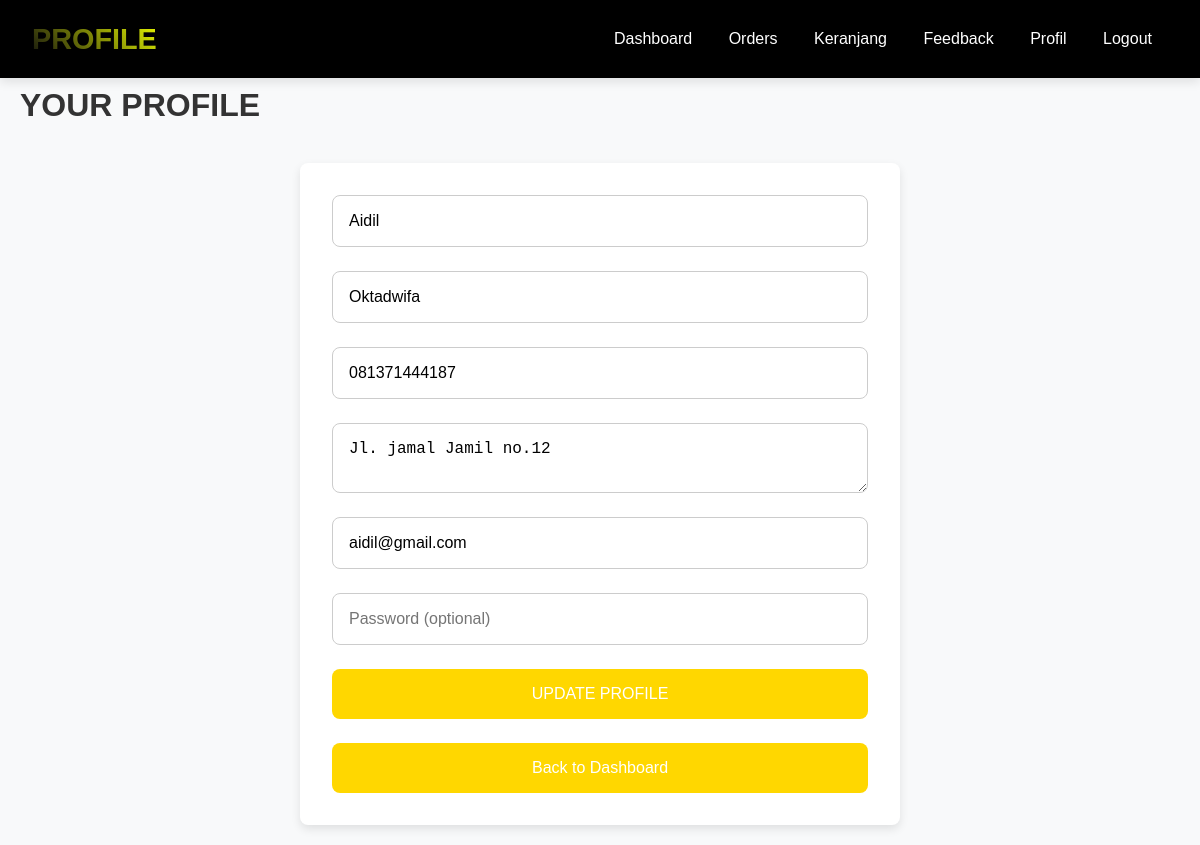
Screenshot of /user/profile.php (signed in) with the database file from the repository.
### tables this page shows
CREATE TABLE `users` (
  `id` int(11) NOT NULL,
  `first_name` varchar(100) DEFAULT NULL,
  `last_name` varchar(100) DEFAULT NULL,
  `email` varchar(150) DEFAULT NULL,
  `phone` varchar(20) DEFAULT NULL,
  `address` text DEFAULT NULL,
  `password` varchar(255) DEFAULT NULL,
  `role` enum('admin','buyer') DEFAULT 'buyer'
);

### user/profile.php (the view, shortened to what this page needs)
<?php
include '../config/db.php';
$user_id = $_SESSION['user_id'];
$user = mysqli_query($conn, "SELECT * FROM users WHERE id='$user_id'")->fetch_assoc();
?>
<!DOCTYPE html>
<html lang="en">
<head>
    <link rel="stylesheet" href="../assets/css/profile.css">
</head>
<body>
    <header>
        <h1>PROFILE</h1>
        <nav>
            <a href="dashboard.php">Dashboard</a>
            <a href="orders.php">Orders</a>
            <a href="wishlist.php">Keranjang</a>
            <a href="feedback.php">Feedback</a>
            <a href="profile.php">Profil</a>
            <a href="../logout.php">Logout</a>
        </nav>
    </header>
    <main>
        <h2>YOUR PROFILE</h2>
        <form method="POST">
            <input type="text" name="first_name" value="<?= $user['first_name'] ?>" required>
            <input type="text" name="last_name" value="<?= $user['last_name'] ?>" required>
            <input type="text" name="phone" value="<?= $user['phone'] ?>" required>
            <textarea name="address" required><?= $user['address'] ?></textarea>
            <input type="email" name="email" value="<?= $user['email'] ?>" required>
            <input type="password" name="password" placeholder="Password (optional)">
            <button type="submit">UPDATE PROFILE</button>
            <button type="button" onclick="window.location.href='dashboard.php'">Back to Dashboard</button>
        </form>
    </main>
</body>
</html>

### assets/css/profile.css (style rules this page uses)
* { margin: 0; padding: 0; box-sizing: border-box; }
body { font-family: 'Poppins', sans-serif; background-color: #f8f9fa; color: #2d3436; line-height: 1.6; }
header { background-color: #000; padding: 1rem 2rem; color: #fff; display: flex; justify-content: space-between; align-items: center; position: fixed; top: 0; width: 100%; z-index: 10; box-shadow: 0 4px 10px rgba(0, 0, 0, 0.1); }
header h1 { font-size: 1.8rem; font-weight: 700; background: linear-gradient(45deg, #0e0e0e, #edfe00); -webkit-background-clip: text; -webkit-text-fill-color: transparent; }
nav a { color: #fff; font-size: 1rem; font-weight: 500; text-decoration: none; margin: 0 1rem; transition: color 0.3s ease; }
main { padding: 80px 20px 20px; max-width: 1200px; margin: 0 auto; }
main h2 { font-size: 2rem; font-weight: 600; margin-bottom: 2rem; color: #333; }
form { background-color: #fff; padding: 2rem; border-radius: 8px; box-shadow: 0 4px 10px rgba(0, 0, 0, 0.1); display: flex; flex-direction: column; gap: 1.5rem; max-width: 600px; margin: 0 auto; }
form input, form textarea { padding: 1rem; font-size: 1rem; border: 1px solid #ccc; border-radius: 8px; outline: none; transition: border-color 0.3s ease; }
form button { padding: 1rem; font-size: 1rem; color: #fff; background-color: #ffd700; border: none; border-radius: 8px; cursor: pointer; transition: background-color 0.3s ease; }

### rows the page displays
users: first_name "Aidil", last_name "Oktadwifa", phone "081371444187", address "Jl. jamal Jamil no.12", email "aidil@gmail.com"
